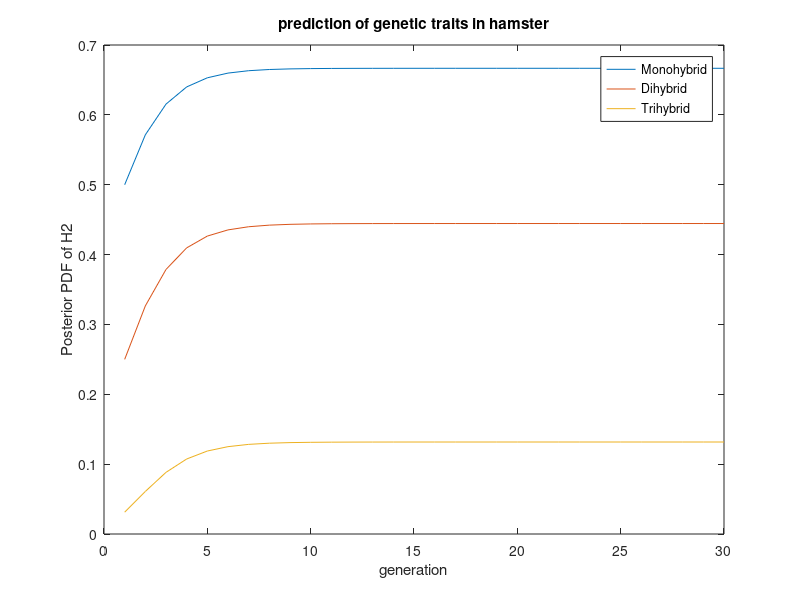

Here is the MATLAB script that generated this plot:
gen = linspace(1,30,30);
pdf1 = []
for i = 1:30
       xn = (2^i)/(3*(2^(i-1)) + 1);
       pdf1  = [pdf1,xn];
end
plot(gen,pdf1)
xlabel('generation'), ylabel('Posterior PDF of H2')
title('prediction of genetic traits in hamster')

hold on
    pdf2 = []
    for i = 1:30
       xn1 = ((2^i/3)^2)*(1/(2^(i-1)+(1/3))^2);
       pdf2  = [pdf2,xn1];
    end
    plot(gen,pdf2)
    
    pdf3 = []
    for i = 1:30
       xn2 = ((2^i/3)^5)*(1/(2^(i-1)+(1/3))^5);
       pdf3  = [pdf3,xn2];
    end
    plot(gen,pdf3)
    
    legend('Monohybrid','Dihybrid','Trihybrid')
hold off